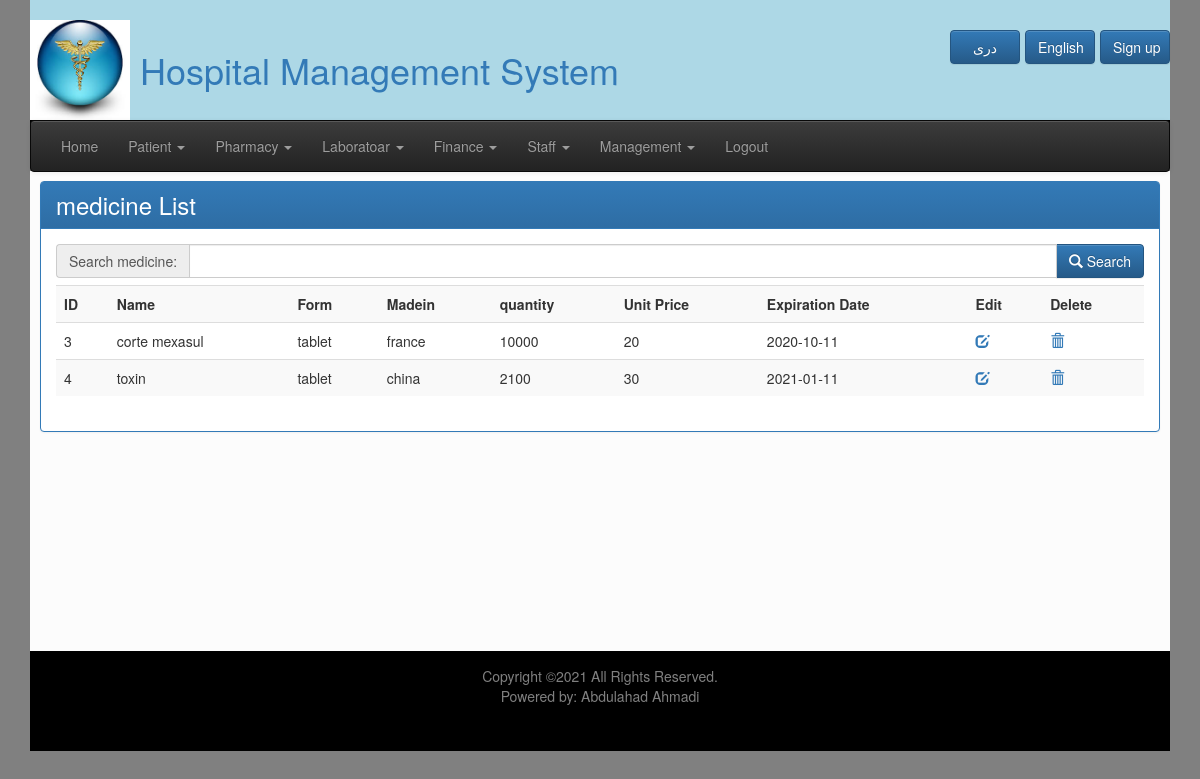
Screenshot of /medicine_list.php (signed in) with the database file from the repository.
### tables this page shows
CREATE TABLE `medicine` (
  `medicine_id` int(11) NOT NULL,
  `name` varchar(64) NOT NULL,
  `form` varchar(32) NOT NULL,
  `madein` varchar(32) NOT NULL,
  `quantity` int(11) NOT NULL,
  `unitprice` int(11) NOT NULL,
  `exp_date` date DEFAULT NULL
);

### medicine_list.php (the view, shortened to what this page needs)
<?php require_once("connection.php"); ?>
<?php
    $condition = "";
    $medicine = mysqli_query($con, "SELECT * FROM medicine $condition");
    $row_medicine = mysqli_fetch_assoc($medicine);
    $totalRows_medicine =  mysqli_num_rows($medicine);
?>
<?php require_once("top.php"); ?>
<!DOCTYPE html>
<html lang="en">
<head>
</head>
<body>
        <div class="panel panel-primary">
            <div class="panel-heading">
                <h1>medicine List</h1>
            </div>
            <div class="panel-body">
            <form>
                <div class="input-group">
                    <span class="input-group-addon">
                        Search medicine:
                    </span>
                        <input class="form-control" type="text" name="search">
                <span class="input-group-btn">
                    <button class="btn btn-primary" type="submit">
                        <span class="glyphicon glyphicon-search"></span> Search
                    </button>
                </span>
                </div>
            </form>
            <?php if($totalRows_medicine > 0) {  ?>
            <div class="table-responsive">
                <table class="table table-striped">
                    <tr>
                        <th>ID</th>
                        <th>Name</th>
                        <th>Form</th>
                        <th>Madein</th>
                        <th>quantity</th>
                        <th>Unit Price</th>
                        <th>Expiration Date</th>
                        <th>Edit</th>
                        <th>Delete</th>
                    </tr>
            <?php do{  ?>
                    <tr>
                        <td><?php echo $row_medicine["medicine_id"]; ?></td>
                        <td><?php echo $row_medicine["name"]; ?></td>
                        <td><?php echo $row_medicine["form"]; ?></td>
                        <td><?php echo $row_medicine["madein"]; ?></td>
                        <td><?php echo $row_medicine["quantity"]; ?></td>
                        <td><?php echo $row_medicine["unitprice"]; ?></td>
                        <td><?php echo $row_medicine["exp_date"]; ?></td>
                        <td>
                            <a href="medicine_edit.php?medicine_id=<?php echo $row_medicine["medicine_id"]; ?>">
                                <span class="glyphicon glyphicon-edit"></span>
                            </a>
                        </td>
                        <td>
                            <a class="delete" href="medicine_delete.php?medicine_id=<?php echo $row_medicine["medicine_id"]; ?>">
                                <span class="glyphicon glyphicon-trash "></span>
                            </a>
                        </td>
                    </tr>
            <?php }while($row_medicine = mysqli_fetch_assoc($medicine)); ?>
                </table>
                </div>
            <?php }?>
            </div>
        </div>
</body>
</html>
<?php require_once("footer.php"); ?>

### css/style.css (style rules this page uses)
#content h1 { margin: 0%; }
.input-group { margin-bottom: 7px; }
.panel-heading h1 { margin: 0; font-size: 24px; margin-bottom: 0 !important; }
.input-group-addon { width: 110px; }
.input-group { width: 100%; }

### top.php (style rules this page uses)
body { background-color: gray; }

### rows the page displays
medicine: medicine_id "3", name "corte mexasul", form "tablet", madein "france", quantity "10000", unitprice "20", exp_date "2020-10-11"
medicine: medicine_id "4", name "toxin", form "tablet", madein "china", quantity "2100", unitprice "30", exp_date "2021-01-11"
